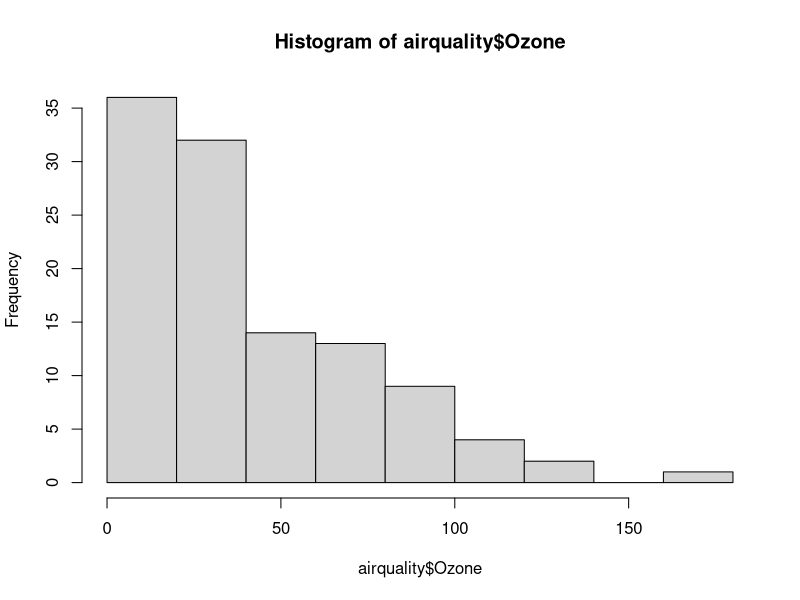
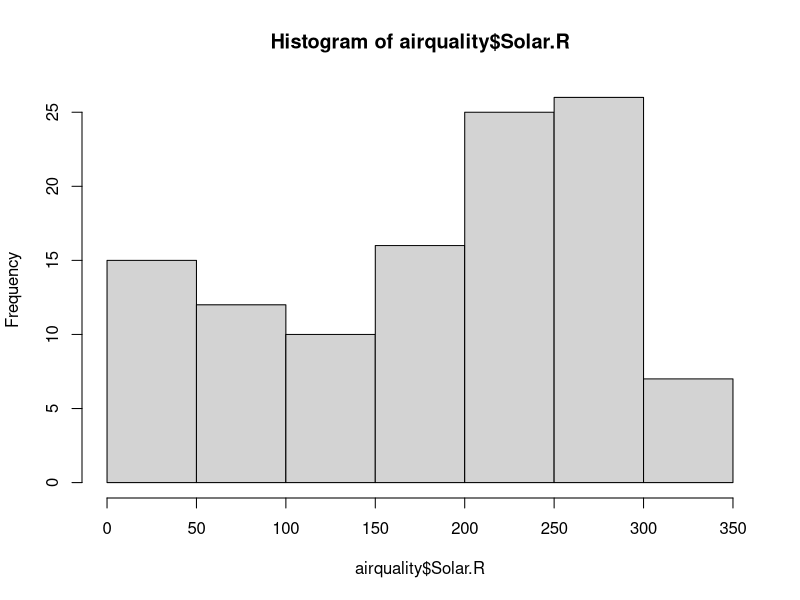
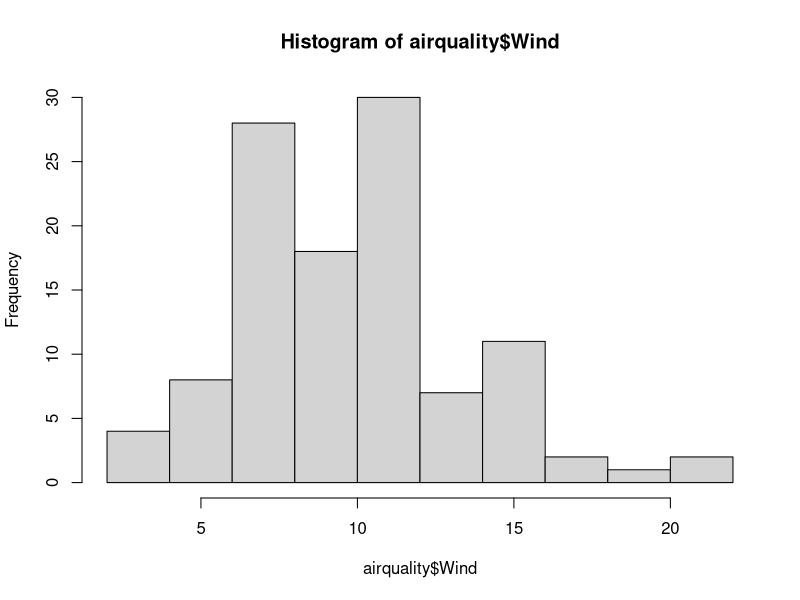
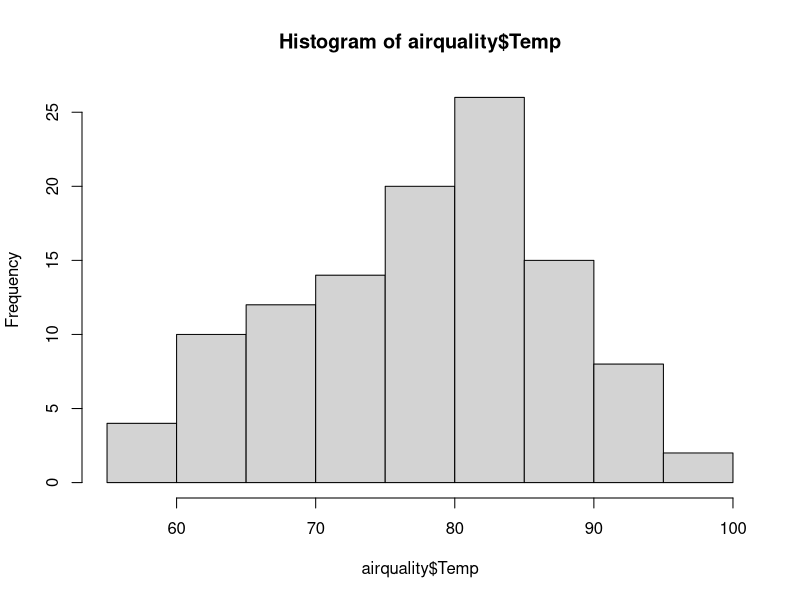
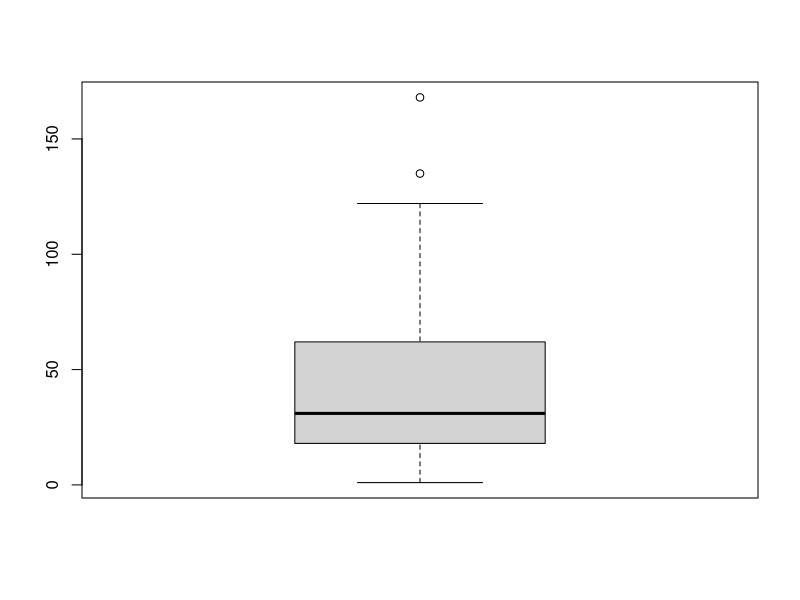
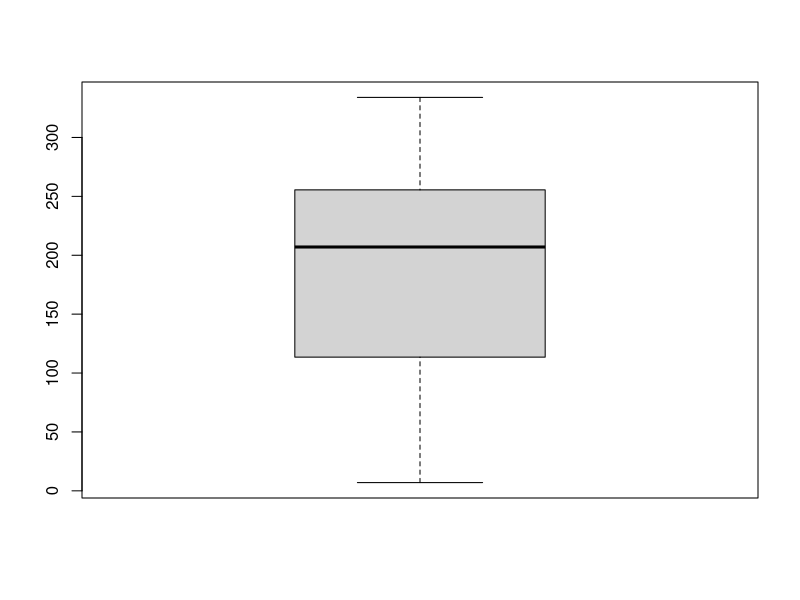
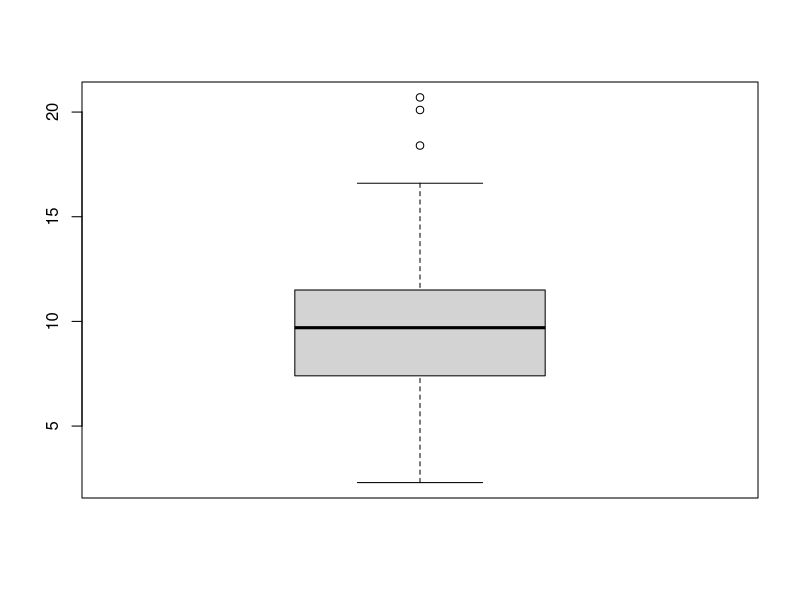
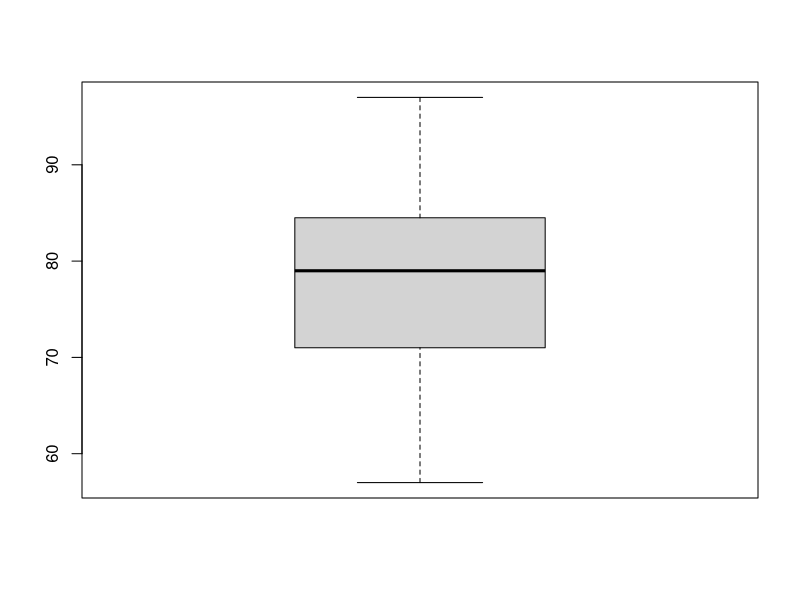

R code for these plots, in order:
##### Univariate Analysis #####
### Overview of dataset ###
airquality <- na.omit(airquality)
airquality

#     Ozone Solar.R Wind Temp Month Day
# 1      41     190  7.4   67     5   1
# 2      36     118  8.0   72     5   2
# 3      12     149 12.6   74     5   3
# 4      18     313 11.5   62     5   4
# 5      NA      NA 14.3   56     5   5

### Summary of numerical columns ###
summary(airquality$Ozone)
summary(airquality$Solar.R)
summary(airquality$Wind)
summary(airquality$Temp)

# Ozone           Solar.R           Wind             Temp       
# Min.   :  1.00   Min.   :  7.0  Min.   : 2.30   Min.   :57.00
# 1st Qu.: 18.00   1st Qu.:113.5  1st Qu.: 7.40   1st Qu.:71.00
# Median : 31.0   Median :207.0   Median : 9.70   Median :79.00
# Mean   : 42.1   Mean   :18489   Mean   : 9.94   Mean   :77.79
# 3rd Qu.: 62.0   3rd Qu.:255.5   3rd Qu.:11.50   3rd Qu.:84.50
# Max.   :168.0   Max.   :334.0   Max.   :20.70   Max.   :97.00

### Distribution visualization ###
### Histogram of numerical columns ###
hist(airquality$Ozone)
hist(airquality$Solar.R)
hist(airquality$Wind)
hist(airquality$Temp)

### Boxplot for numerical columns ###
boxplot(airquality$Ozone)
boxplot(airquality$Solar.R)
boxplot(airquality$Wind)
boxplot(airquality$Temp)

### Categorical variable analysis ###
barplot(table(airquality$Month),col = c("skyblue", "salmon"))
barplot(table(airquality$Day),col = c("skyblue", "salmon"))

##### Multivariate Analysis #####
### Correlation Analysis ###
cor(airquality$Ozone, airquality$Solar.R, method = "pearson", use = "complete.obs")
cor(airquality$Ozone, airquality$Wind, method = "pearson", use = "complete.obs")
cor(airquality$Ozone, airquality$Temp, method = "pearson", use = "complete.obs")
cor(airquality$Solar.R, airquality$Wind, method = "pearson", use = "complete.obs")
cor(airquality$Solar.R, airquality$Temp, method = "pearson", use = "complete.obs")
cor(airquality$Wind, airquality$Temp, method = "pearson", use = "complete.obs")

### Scatter plot visualization ###
plot(airquality$Ozone, airquality$Solar.R,col=3)
abline(lm(Solar.R~Ozone,data=airquality),col='red')

plot(airquality$Ozone, airquality$Wind,col=3)
abline(lm(Wind~Ozone,data=airquality),col='red')

plot(airquality$Ozone, airquality$Temp,col=3)
abline(lm(Temp~Ozone,data=airquality),col='red')

plot(airquality$Solar.R, airquality$Wind,col=3)
abline(lm(Wind~Solar.R,data=airquality),col='red')

plot(airquality$Solar.R, airquality$Temp,col=3)
abline(lm(Temp~Solar.R,data=airquality),col='red')

plot(airquality$Wind, airquality$Temp,col=3)
abline(lm(Temp~Wind,data=airquality),col='red')

### Categorical - Numerical Analysis ###
# Average Ozone for each month
avg_ozone_by_month <- aggregate(Ozone ~ Month, data = airquality, FUN = mean)
plot(avg_ozone_by_month$Month, avg_ozone_by_month$Ozone, type = "b", xlab = "Month", ylab = "Average Ozone", main = "Average Ozone by Month")

# Average Solar.R for each month
avg_solar_by_month <- aggregate(Solar.R ~ Month, data = airquality, FUN = mean)
plot(avg_solar_by_month$Month, avg_solar_by_month$Solar.R, type = "b", xlab = "Month", ylab = "Average Solar Radiation", main = "Average Solar Radiation by Month")

# Average Wind for each month
avg_wind_by_month <- aggregate(Wind ~ Month, data = airquality, FUN = mean)
plot(avg_wind_by_month$Month, avg_wind_by_month$Wind, type = "b", xlab = "Month", ylab = "Average Wind", main = "Average Wind by Month")

# Average temperature for each month
avg_temp_by_month <- aggregate(Temp ~ Month, data = airquality, FUN = mean)
plot(avg_temp_by_month$Month, avg_temp_by_month$Temp, type = "b", xlab = "Month", ylab = "Average Temperature", main = "Average Temperature by Month")

### Multiple Regression ###
# One-hot encoding for Month column
airquality$May <- ifelse(airquality$Month == 5, 1, 0)
airquality$June <- ifelse(airquality$Month == 6, 1, 0)
airquality$July <- ifelse(airquality$Month == 7, 1, 0)
airquality$August <- ifelse(airquality$Month == 8, 1, 0)

# Creating model for Temp
model <- lm(Temp ~ Ozone + Solar.R + Wind + May + June + July + August, data = airquality)

summary(model)

### Model Diagnostics ###
plot(model)

##### Advanced Analysis #####
### Principal Component Analysis ###
numerical_vars <- c("Ozone", "Solar.R", "Wind", "Temp")
airquality_num <- airquality[, numerical_vars]

airquality.pc <- princomp(airquality_num, cor=T)
summary(airquality.pc,loadings=T)

plot(1:(length(airquality.pc$sdev)), (airquality.pc$sdev)^2, type='b', main="Scree Plot", xlab="Number of Components", ylab="Eigenvalue Size")

### Biplot ###
biplot(airquality.pc, xlim=c(-0.1,0.1), ylim=c(-0.1,0.1))